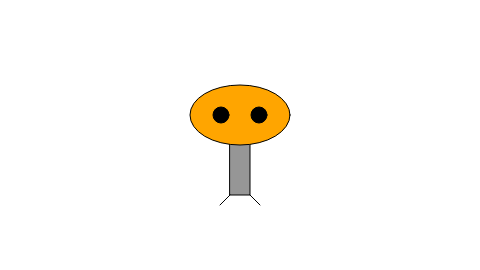
Frame 1 (no input)
Frame 60 (no input): identical to frame 1, image omitted
Frame 120 (the mouse pressed at the canvas centre since frame 60): identical to frame 1, image omitted

The p5.js sketch that drew this single still picture (run headless with seeded random() and noise() and a simulated clock; from frame 60 on, the mouse is pressed at the canvas centre):

// p5.js sketch
// ── sketch.js
// Learning Processing
// Daniel Shiffman
// http://www.learningprocessing.com

// Example 1-5: Zoog
function setup() {
    createCanvas(480, 270);
    ellipseMode(CENTER);
    rectMode(CENTER); 
  }
  
  function draw() {
    
    background(255);
  
    // Body
    stroke(0);
    fill(150);
    rect(240, 145, 20, 100);
  
    // Head
    fill('orange');
    ellipse(240, 115, 100, 60); 
  
    // Eyes
    fill(0); 
    ellipse(221, 115, 16, 16); 
    ellipse(259, 115, 16, 16);
  
    // Legs
    stroke(0);
    line(230, 195, 220, 205);
    line(250, 195, 260, 205); 
  }
